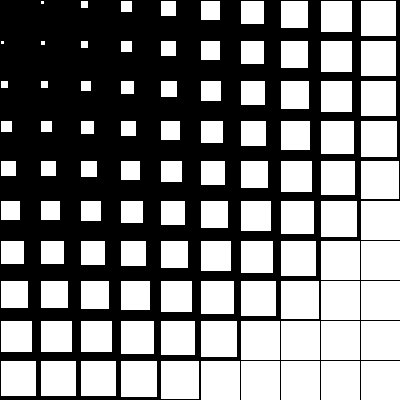
Frame 1 (no input)
Frame 60 (the mouse pressed at the canvas centre just before this capture): identical to frame 1, image omitted
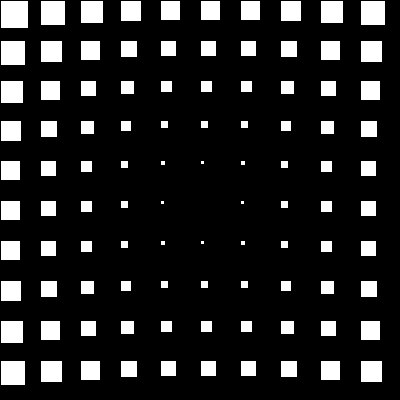
Frame 120 (the mouse held since frame 60 and released just before this capture)

The Processing sketch that drew these frames (run headless with seeded random() and noise(); from frame 60 on, the mouse is pressed at the canvas centre):

// Processing sketch: dist_for
// ── dist_for.pde


void setup(){
  
  size(400,400);}
  
  void draw(){
    background(0);
    for(int x=0; x<width; x+=40){
      for (int y=0; y<height; y+=40){
        float large= map(dist(mouseX,mouseY, x,y),0,width,0,40);
        rect(x,y,large,large);}}
  }
    
    
    
